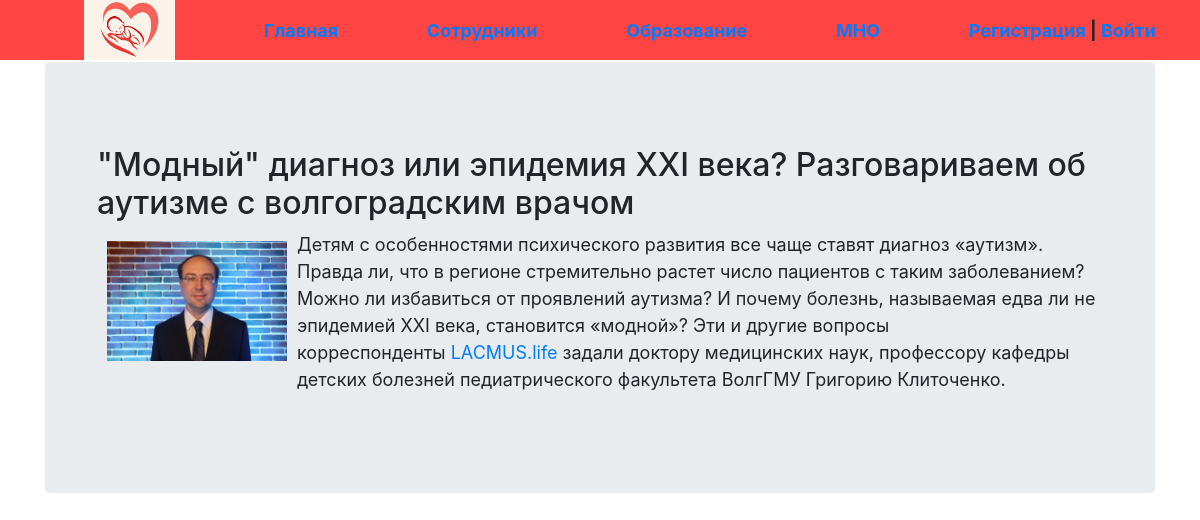
Page /post/modnyj-diagnoz-ili-epidemiya-xxi-veka-razgovarivaem-ob-autizme-s-volgogradskim-vrachom/ on the committed database.
### department/models.py (models this page shows, shortened)
class News(models.Model):
    title = models.CharField(max_length=255, verbose_name='Название')
    slug = models.SlugField(max_length=255, unique=True, db_index=True, verbose_name='URL')
    content = models.TextField(blank=True, verbose_name='Контент')
    photo = models.ImageField(upload_to='photos/%Y/%m/%d', blank=True, verbose_name='Фото')
    time_created = models.DateTimeField(auto_now_add=True, verbose_name='Дата публикации')
    time_update = models.DateTimeField(auto_now=True, verbose_name='Дата обновления')
    is_published = models.BooleanField(default=True, verbose_name='Опубликовано')
    cat = models.ForeignKey('Category', on_delete=models.PROTECT)
    def __str__(self):
        return self.title
    class Meta:
        verbose_name = 'Новость'
        verbose_name_plural = 'Новости'
        ordering = ['-time_created']

### department/views.py (the view)
# urls.py: path('post/<slug:post_slug>/', ShowPost.as_view(), name='post'),
class ShowPost(DataMixin, DetailView):
    model = News
    template_name = 'department/post.html'
    context_object_name = 'post'
    slug_url_kwarg = 'post_slug'
    def get_context_data(self, *, object_list=None, **kwargs):
        context = super().get_context_data(**kwargs)
        c_def = self.get_user_context(title=context['post'])
        return dict(list(context.items()) + list(c_def.items()))

### department/utils.py (called while the page is built)
    def get_user_context(self, **kwargs):
        context = kwargs
        cats = Category.objects.all()
        user_menu = menu.copy()
        if not self.request.user.is_authenticated:
            user_menu.pop(1)
        context['menu'] = user_menu
        context['cats'] = cats
        return context

### department/templates/department/post.html
{% extends 'department/base.html'%}
{% block content %}
<div class="post">
    <h2>{{ post.title }}</h2>
    {% if post.photo %}
    <a href=""><img src="{{ post.photo.url}}" alt="" class="image"></a>
    {% endif %}
    {{ post.content | safe }}
</div>
{% endblock %}

### department/static/css/style.css (style rules this page uses)
body { background: #FFEFD5; margin: 0; padding: 0; font-family: Verdana, Geneva, Tahoma, sans-serif; }
a { text-decoration: none; }
.image { width: 120px; float: left; padding: 10px; box-sizing: border-box; }
.post h2 { margin-top: 0; }
.post { font-size: 18px; padding: 20px; box-sizing: border-box; }
.post img { width: 200px; }
img { width: 120px; border-radius: 5px 5px 0 0; }

### rows in the picture
News: title "\"Модный\" диагноз или эпидемия XXI века? Разговариваем об аутизме с волгоградским врачом", photo (picture), content "Детям с особенностями психического развития все чаще ставят диагноз «аутизм». Правда ли, что в регионе стремительно растет число пациентов с таким заболеванием? Можно ли избавиться от проявлений аутизма? И почему болезнь, называемая едва ли не эпидемией XXI века, становится «модной»? Эти и другие вопросы корреспонденты LACMUS.life задали доктору медицинских наук, профессору кафедры детских болезней педиатрического факультета ВолгГМУ Григорию Клиточенко."

### other values in the picture
{{ m.title }} "Главная" "Сотрудники" "Образование" "МНО"
